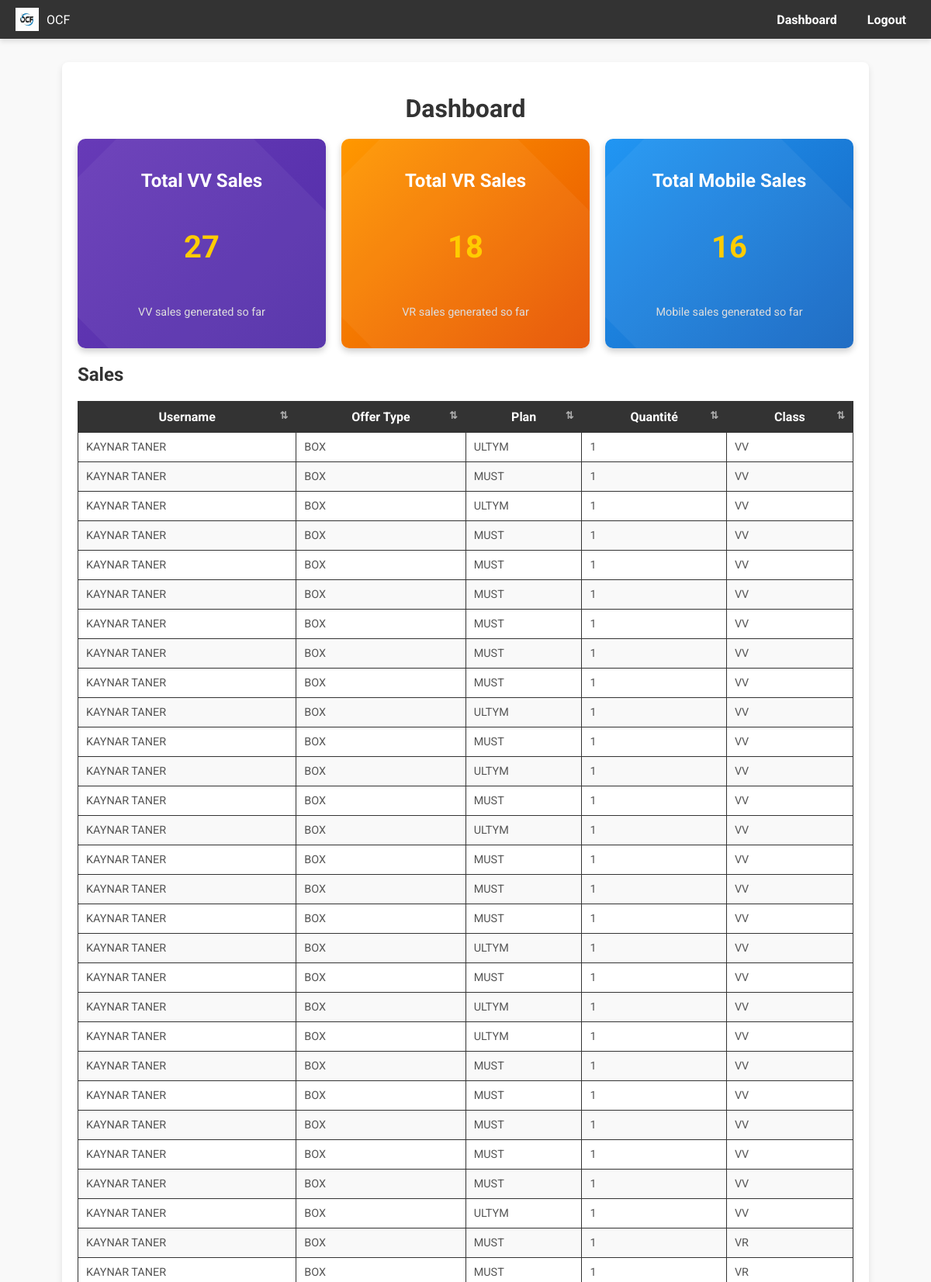
The page /dashboard (signed in, upper part) on the database its author committed.
### test.py (models this page shows)
class Sale(db.Model):
    id = db.Column(db.Integer, primary_key=True)
    date = db.Column(db.String(10), nullable=False)
    offer_type = db.Column(db.String(100), nullable=False)  # Box or Mobile
    plan = db.Column(db.String(100), nullable=False)
    quantity = db.Column(db.Integer, nullable=False)  # Quantité
    user_id = db.Column(db.Integer, db.ForeignKey('user.id'), nullable=False)
    class_type = db.Column(db.String(20), nullable=False)  # Ajout de la colonne classe

class User(db.Model):
    id = db.Column(db.Integer, primary_key=True)
    username = db.Column(db.String(80), unique=True, nullable=False)
    password = db.Column(db.String(200), nullable=False)
    role = db.Column(db.String(20), default='user')  # user or admin
    sales = db.relationship('Sale', backref='user', lazy=True)

### test.py (the view)
@app.route('/dashboard', methods=['GET', 'POST'])
def dashboard():
    if 'user_id' not in session:
        return redirect(url_for('login'))
    user = User.query.get(session['user_id'])
    selected_class = request.form.get('class_filter', 'Brut')  # 'Brut' par défaut
    if user.role == 'admin':
        if selected_class == 'Brut':
            all_sales = Sale.query.all()
        else:
            all_sales = Sale.query.filter_by(class_type=selected_class).all()
        total_vv = sum(sale.quantity for sale in all_sales if sale.class_type == 'VV')
        total_vr = sum(sale.quantity for sale in all_sales if sale.class_type == 'VR')
        total_mobiles = sum(sale.quantity for sale in all_sales if sale.class_type == 'Mobiles')
        return render_template('layout.html', page='dashboard',
                               all_sales=all_sales,
                               total_vv=total_vv,
                               total_vr=total_vr,
                               total_mobiles=total_mobiles,
                               selected_class=selected_class)
    elif user.role == 'user':
        if selected_class == 'Brut':
            user_sales = Sale.query.filter_by(user_id=user.id).all()
        else:
            user_sales = Sale.query.filter_by(user_id=user.id, class_type=selected_class).all()
        total_vv = sum(sale.quantity for sale in user_sales if sale.class_type == 'VV')
        total_vr = sum(sale.quantity for sale in user_sales if sale.class_type == 'VR')
        total_mobiles = sum(sale.quantity for sale in user_sales if sale.class_type == 'Mobiles')
        return render_template('layout.html', page='dashboard',
                               all_sales=user_sales,
                               total_vv=total_vv,
                               total_vr=total_vr,
                               total_mobiles=total_mobiles,
                               selected_class=selected_class)

### test.py (called while the page is built)
@app.before_request
def restrict_access():
    if 'user_id' in session:
        user = User.query.get(session['user_id'])
        if user:
            session['role'] = user.role
        else:
            session.pop('user_id', None)

### templates/layout.html (shortened to what this page needs)
<!DOCTYPE html>
<html lang="en">
<head>
    <link rel="stylesheet" href="{{ url_for('static', filename='style.css') }}">
</head>
<body>
    <nav class="navbar">
        <div class="logo">
            <img src="{{ url_for('static', filename='images/logo.jpg') }}" alt="OCF Logo">
            <span>OCF</span>
        </div>
        <ul class="nav-links">
            {% if session.get('role') == 'admin' %}
            <li><a href="/dashboard">Dashboard</a></li>
            <li><a href="/admin/create_user">Add User</a></li>
            <li><a href="/admin/upload_sales">Upload Sales</a></li>
            <li><a href="/admin/all_sales">All Users & Sales</a></li>
            <li><a href="/admin/sales_ranking">Sales Ranking</a></li>
            <li><a href="/admin/view_archives">Archived Sales</a></li>
            <li><a href="/admin/set_password">Set Password</a></li>
            <li><a href="/logout">Logout</a></li>
            {% elif session.get('role') == 'user' %}
            <li><a href="/dashboard">Dashboard</a></li>
            <li><a href="/logout">Logout</a></li>
            {% else %}
            <li><a href="/login">Login</a></li>
            {% endif %}
        </ul>
    </nav>
    <div class="container">
        {% if page == 'login' %}
        <div class="form-container">
            <h1 class="main-title gradient">Welcome to OCF</h1>
            {% if error %}
            <p class="error">{{ error }}</p>
            {% endif %}
            <form method="POST" action="/login">
                <input type="text" name="username" placeholder="Enter your username" required>
                <input type="password" name="password" placeholder="Enter your password" required>
                <button type="submit">Login</button>
            </form>
        </div>
        {% elif page == 'dashboard' %}
        <h1>Dashboard</h1>
        <div class="totals-container">
            <div class="card total-vv">
                <h2>Total VV Sales</h2>
                <p class="total-number">{{ total_vv }}</p>
                <p>VV sales generated so far</p>
            </div>
            <div class="card total-vr">
                <h2>Total VR Sales</h2>
                <p class="total-number">{{ total_vr }}</p>
                <p>VR sales generated so far</p>
            </div>
            <div class="card total-mobiles">
                <h2>Total Mobile Sales</h2>
                <p class="total-number">{{ total_mobiles }}</p>
                <p>Mobile sales generated so far</p>
            </div>
        </div>
        <h2>Sales</h2>
        <table>
            <thead>
                <tr>
                    <th>Username</th>
                    <th>Offer Type</th>
                    <th>Plan</th>
                    <th>Quantité</th>
                    <th>Class</th>
                </tr>
            </thead>
            <tbody>
                {% for sale in all_sales %}
                <tr>
                    <td>{{ sale.user.username }}</td>
                    <td>{{ sale.offer_type }}</td>
                    <td>{{ sale.plan }}</td>
                    <td>{{ sale.quantity }}</td>
                    <td>{{ sale.class_type }}</td>
                </tr>
                {% endfor %}
            </tbody>
        </table>
        {% endif %}
    </div>
</body>
</html>

### static/style.css (style rules this page uses)
body { font-family: 'Roboto', sans-serif; margin: 0; padding: 0; background-color: #f9f9f9; color: #333; overflow-x: hidden; }
.navbar { background-color: #333; padding: 10px 20px; display: flex; flex-wrap: wrap; justify-content: space-between; align-items: center; color: white; position: fixed; top: 0; width: 100%; z-index: 1000; box-shadow: 0 4px 6px rgba(0, 0, 0, 0.1); box-sizing: border-box; }
.navbar .logo { display: flex; align-items: center; white-space: nowrap; }
.navbar .logo img { width: 30px; height: 30px; margin-right: 10px; }
.navbar ul { list-style: none; display: flex; gap: 15px; margin: 0; padding: 0; flex-wrap: wrap; }
.navbar ul li { display: inline-block; }
.navbar ul li a { color: white; text-decoration: none; font-weight: bold; padding: 8px 12px; border-radius: 5px; transition: color 0.3s ease, background-color 0.3s ease; }
.container { max-width: 1000px; margin: 80px auto 20px; padding: 20px; background: #ffffff; border-radius: 8px; box-shadow: 0 4px 8px rgba(0, 0, 0, 0.1); overflow-x: auto; }
h1 { font-size: 2rem; text-align: center; margin-bottom: 20px; color: #333; }
p { font-size: 1rem; line-height: 1.6; }
.totals-container { display: flex; justify-content: space-between; gap: 20px; margin-bottom: 20px; }
.card { flex: 1; padding: 20px; background-color: #333; color: white; border-radius: 8px; box-shadow: 0 4px 8px rgba(0, 0, 0, 0.1); text-align: center; transition: transform 0.3s ease, box-shadow 0.3s ease; }
.card h2 { font-size: 1.5rem; margin-bottom: 10px; }
.card .total-number { font-size: 2.5rem; font-weight: bold; color: #ffcc00; }
table { width: 100%; border-collapse: collapse; margin-top: 20px; background-color: white; }
th, td { border: 1px solid #333; padding: 10px; text-align: left; }
th { background-color: #333; color: white; cursor: pointer; position: relative; text-align: center; }
th::after { content: '⇅'; font-size: 0.8rem; position: absolute; right: 10px; opacity: 0.6; }
td { font-size: 0.9rem; color: #555; }
tr:nth-child(even) { background-color: #f9f9f9; }
.card { flex: 1; padding: 20px; background-color: #333; color: white; border-radius: 10px; box-shadow: 0 4px 8px rgba(0, 0, 0, 0.2); text-align: center; position: relative; overflow: hidden; transition: transform 0.3s ease, box-shadow 0.3s ease; }
.card::before { content: ''; position: absolute; top: 0; left: 50%; width: 120%; height: 120%; background: rgba(255, 255, 255, 0.05); transform: translateX(-50%) rotate(45deg); transition: opacity 0.3s ease; z-index: 0; }
.card h2 { font-size: 1.5rem; margin-bottom: 10px; position: relative; z-index: 1; }
.card .total-number { font-size: 2.5rem; font-weight: bold; color: #ffcc00; position: relative; z-index: 1; }
.card p { font-size: 0.9rem; color: #ddd; position: relative; z-index: 1; }
.total-vv { background: linear-gradient(135deg, #673ab7, #512da8); }
.total-vr { background: linear-gradient(135deg, #ff9800, #e65100); }
.total-mobiles { background: linear-gradient(135deg, #2196f3, #1565c0); }

### rows shown on the page
Sale: user.username "KAYNAR TANER", offer_type "BOX", plan "ULTYM", quantity "1", class_type "VV"
Sale: user.username "KAYNAR TANER", offer_type "BOX", plan "MUST", quantity "1", class_type "VV"
Sale: user.username "KAYNAR TANER", offer_type "BOX", plan "ULTYM", quantity "1", class_type "VV"
Sale: user.username "KAYNAR TANER", offer_type "BOX", plan "MUST", quantity "1", class_type "VV"
Sale: user.username "KAYNAR TANER", offer_type "BOX", plan "MUST", quantity "1", class_type "VV"
Sale: user.username "KAYNAR TANER", offer_type "BOX", plan "MUST", quantity "1", class_type "VV"
Sale: user.username "KAYNAR TANER", offer_type "BOX", plan "MUST", quantity "1", class_type "VV"
Sale: user.username "KAYNAR TANER", offer_type "BOX", plan "MUST", quantity "1", class_type "VV"
Sale: user.username "KAYNAR TANER", offer_type "BOX", plan "MUST", quantity "1", class_type "VV"
Sale: user.username "KAYNAR TANER", offer_type "BOX", plan "ULTYM", quantity "1", class_type "VV"
Sale: user.username "KAYNAR TANER", offer_type "BOX", plan "MUST", quantity "1", class_type "VV"
Sale: user.username "KAYNAR TANER", offer_type "BOX", plan "ULTYM", quantity "1", class_type "VV"
Sale: user.username "KAYNAR TANER", offer_type "BOX", plan "MUST", quantity "1", class_type "VV"
Sale: user.username "KAYNAR TANER", offer_type "BOX", plan "ULTYM", quantity "1", class_type "VV"
Sale: user.username "KAYNAR TANER", offer_type "BOX", plan "MUST", quantity "1", class_type "VV"
Sale: user.username "KAYNAR TANER", offer_type "BOX", plan "MUST", quantity "1", class_type "VV"
Sale: user.username "KAYNAR TANER", offer_type "BOX", plan "MUST", quantity "1", class_type "VV"
Sale: user.username "KAYNAR TANER", offer_type "BOX", plan "ULTYM", quantity "1", class_type "VV"
Sale: user.username "KAYNAR TANER", offer_type "BOX", plan "MUST", quantity "1", class_type "VV"
Sale: user.username "KAYNAR TANER", offer_type "BOX", plan "ULTYM", quantity "1", class_type "VV"
Sale: user.username "KAYNAR TANER", offer_type "BOX", plan "ULTYM", quantity "1", class_type "VV"
Sale: user.username "KAYNAR TANER", offer_type "BOX", plan "MUST", quantity "1", class_type "VV"
Sale: user.username "KAYNAR TANER", offer_type "BOX", plan "MUST", quantity "1", class_type "VV"
Sale: user.username "KAYNAR TANER", offer_type "BOX", plan "MUST", quantity "1", class_type "VV"
Sale: user.username "KAYNAR TANER", offer_type "BOX", plan "MUST", quantity "1", class_type "VV"
Sale: user.username "KAYNAR TANER", offer_type "BOX", plan "MUST", quantity "1", class_type "VV"
Sale: user.username "KAYNAR TANER", offer_type "BOX", plan "ULTYM", quantity "1", class_type "VV"
Sale: user.username "KAYNAR TANER", offer_type "BOX", plan "MUST", quantity "1", class_type "VR"
Sale: user.username "KAYNAR TANER", offer_type "BOX", plan "MUST", quantity "1", class_type "VR"

### other values the page prints
{{ total_vv }} "27"
{{ total_vr }} "18"
{{ total_mobiles }} "16"
